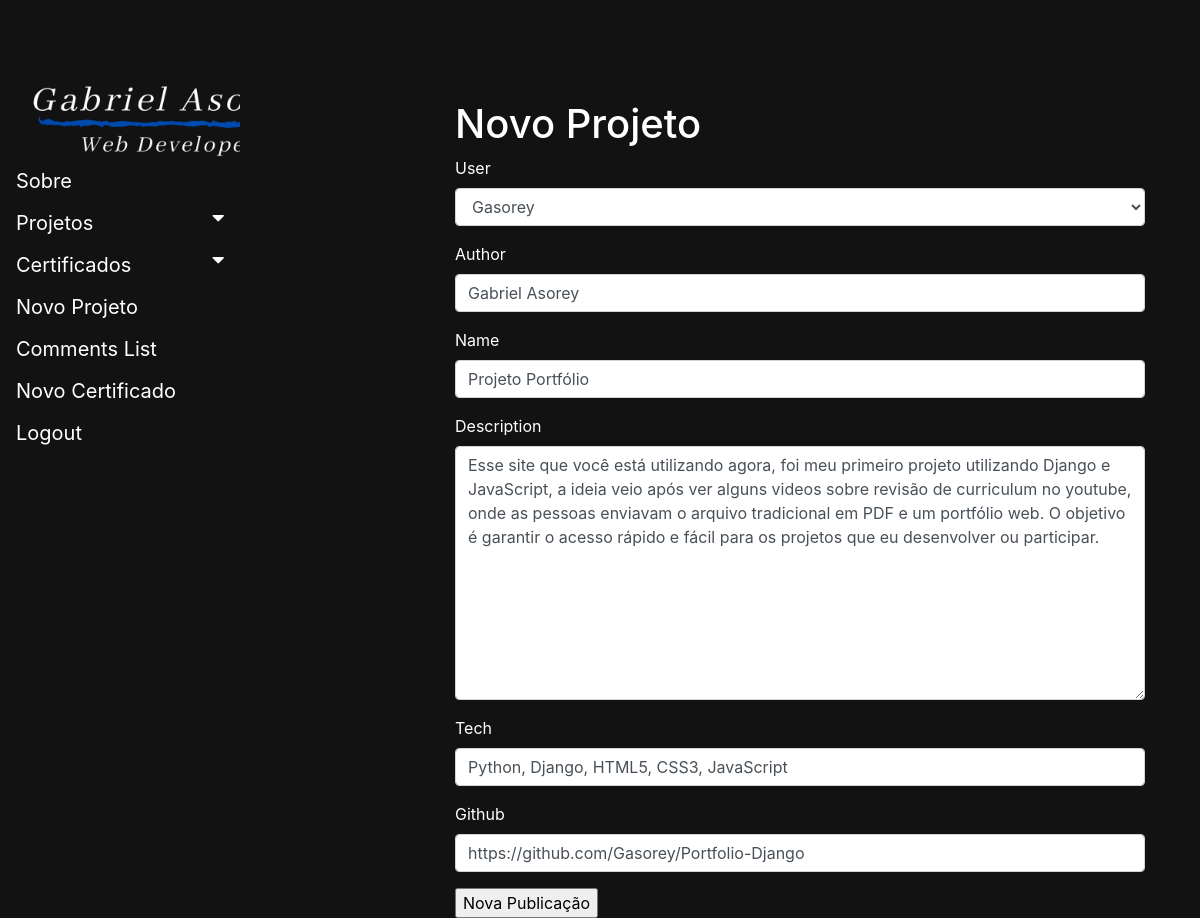
The page /publish/18/update (signed in) on the database its author committed.
### publish/models.py (models this page shows, shortened)
class Publish(models.Model):
  user = models.ForeignKey(User,null=True, on_delete=models.CASCADE )
  author = models.CharField(max_length=256, null= True)
  name = models.CharField(max_length=256, null = True)
  github = models.CharField(max_length=256,null=True, blank = True)
  tech = models.CharField(max_length=500, null=True, blank = True)
  description = models.TextField()
  create_date = models.DateTimeField(default=timezone.now)

### publish/views.py (the view)
# urls.py: path('publish/<int:pk>/update',views.PublishUpdateView.as_view(),name='publish_update'),
class PublishUpdateView(LoginRequiredMixin,UpdateView):
  model = Publish
  login_url = '/login'
  form_class = PublishCreateForm
  redirect_field_name = ''

### publish/forms.py
class PublishCreateForm(forms.ModelForm):
  class Meta:
    model = Publish
    fields = ['user','author','name','description','tech','github']

### certificate/context_processors.py (called while the page is built)
def context_certificate(request):
  kwargs = {
    'certificate_name': Certificate.objects.all()
  }
  return kwargs

### publish/context_processors.py (called while the page is built)
def context_publish(request):
  kwargs = {
    'publish_name': Publish.objects.all()
  }
  return kwargs

### publish/templates/publish/publish_form.html (shortened to what this page needs)
{% extends 'publish/navbar.html' %}
{% load bootstrap4 %}
{% block content %}
<div class="container">
  <h1>Novo Projeto</h1>
  <form action="" method="post">
    {% bootstrap_form form%}
    <input type="submit" value="Nova Publicação">
  </form>
</div>
{% endblock %}

### publish/static/publish/css/navbar.css (style rules this page uses)
html, body { margin: 0; padding: 0; box-sizing: border-box; background:#121212; }
.container { background-color:#121212; box-sizing: border-box; margin-top: 100px; margin-left: 200px; box-shadow: #f1f1f1; color: white; }

### rows shown on the page
Publish: user "Gasorey", author "Gabriel Asorey", name "Projeto Portfólio", description "Esse site que você está utilizando agora, foi meu primeiro projeto utilizando Django e JavaScript, a ideia veio após ver alguns videos sobre revisão de curriculum no youtube, onde as pessoas enviavam o arquivo tradicional em PDF e um portfólio web. O objetivo é garantir o acesso rápido e fácil para os projetos que eu desenvolver ou participar.", tech "Python, Django, HTML5, CSS3, JavaScript", github "https://github.com/Gasorey/Portfolio-Django"
